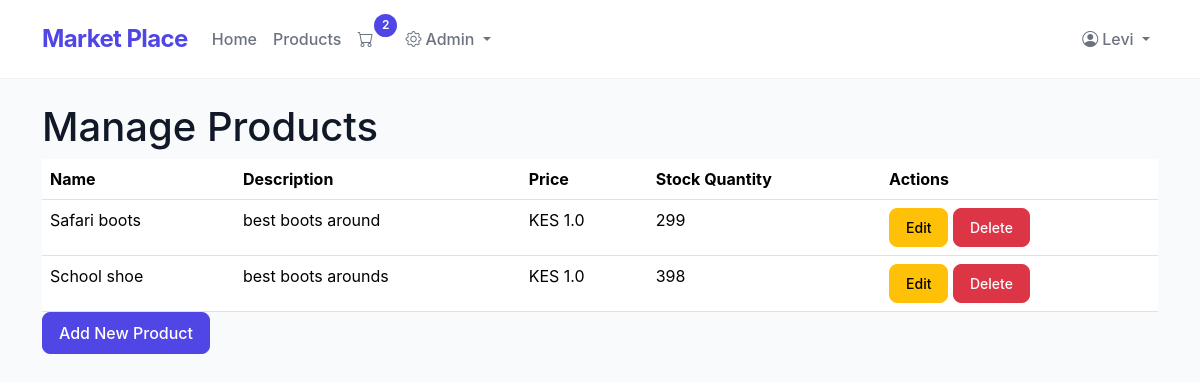
Page /admin/manage_products (signed in) on the earlier database version.
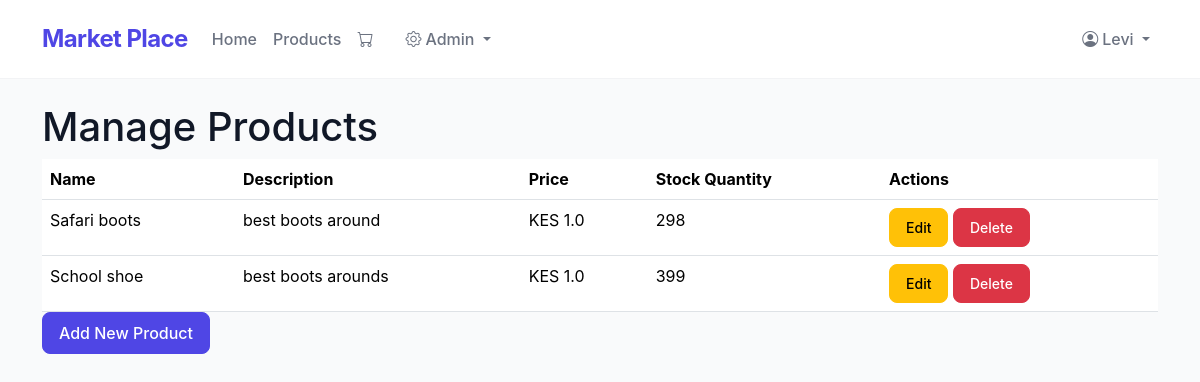
Same page on the later database version.
### app.py (models this page shows)
class Product(db.Model):
    __tablename__ = 'products'
    id = db.Column(db.Integer, primary_key=True)
    name = db.Column(db.String(100), nullable=False)
    description = db.Column(db.String(500), nullable=True)
    price = db.Column(db.Float, nullable=False)
    stock_quantity = db.Column(db.Integer, nullable=False)
    category_id = db.Column(db.Integer, db.ForeignKey('categories.id'), nullable=False)
    order_items = db.relationship('OrderItem', backref='product', lazy=True)
    images = db.relationship('ProductImage', backref='product', lazy=True)

### app.py (the view)
@app.route('/admin/manage_products')
@admin_required
def manage_products():
    products = Product.query.all()
    return render_template('manage_products.html', products=products)

### app.py (called while the page is built)
def admin_required(f):
    from functools import wraps
    @wraps(f)
    def decorated_function(*args, **kwargs):
        if not session.get('user_id') or session.get('user_role') != 'admin':
            flash('Admin access required.', 'danger')
            return redirect(url_for('home'))
        return f(*args, **kwargs)
    return decorated_function

def get_cart_unique_items():
    if 'user_id' in session:
        order = Order.query.filter_by(user_id=session['user_id'], status="Pending").first()
        if order:
            return OrderItem.query.filter_by(order_id=order.id).count()
    return 0

@app.context_processor
def inject_cart_count():
    return dict(cart_count=get_cart_unique_items())

### templates/manage_products.html
{% extends 'base.html' %}
{% block content %}
    <h1>Manage Products</h1>
    <table class="table">
        <thead>
            <tr>
                <th>Name</th>
                <th>Description</th>
                <th>Price</th>
                <th>Stock Quantity</th>
                <th>Actions</th>
            </tr>
        </thead>
        <tbody>
            {% for product in products %}
                <tr>
                    <td>{{ product.name }}</td>
                    <td>{{ product.description }}</td>
                    <td>KES {{ product.price }}</td>
                    <td>{{ product.stock_quantity }}</td>
                    <td>
                        <a href="{{ url_for('edit_product', product_id=product.id) }}" class="btn btn-warning btn-sm">Edit</a>
                        <form action="{{ url_for('delete_product', product_id=product.id) }}" method="POST" style="display:inline;">
                            <button type="submit" class="btn btn-danger btn-sm">Delete</button>
                        </form>
                    </td>
                </tr>
            {% endfor %}
        </tbody>
    </table>
    <a href="{{ url_for('add_product') }}" class="btn btn-primary">Add New Product</a>
{% endblock %}

Differences in the rows shown:
changed Product "Safari boots": stock_quantity "299" → "298"
changed Product "School shoe": stock_quantity "398" → "399"
Other differences:
{{ cart_count }}: "2" → (not shown)
